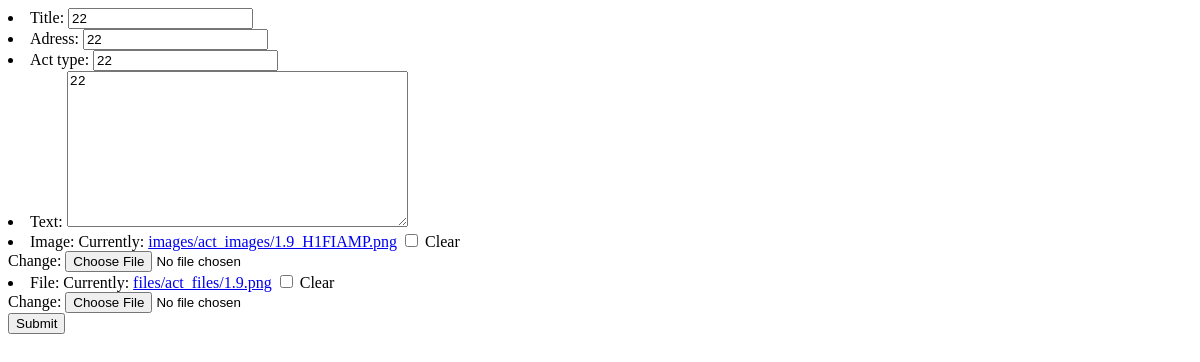
The app's page /act/2/edit/, older data.
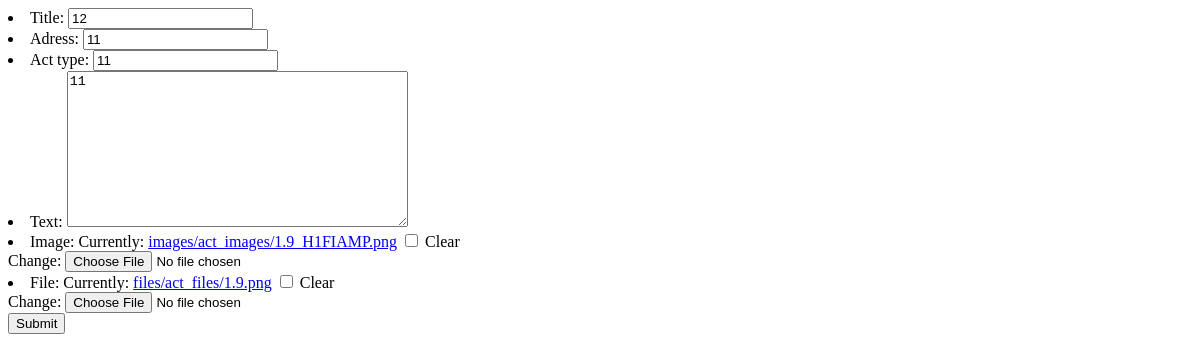
The same page, newer data.
### dispatcher/models.py (models this page shows, shortened)
class Act(models.Model):
    user = models.ForeignKey(settings.AUTH_USER_MODEL, on_delete=models.CASCADE)
    date_created = models.DateTimeField(default=timezone.now, editable=False)
    date_updated = models.DateTimeField(auto_now=True)
    title = models.CharField(max_length=100)
    adress = models.CharField(max_length=200)
    act_type = models.CharField(max_length=20)
    text = models.TextField()
    image = models.ImageField(null=True, blank=True, upload_to='images/act_images')
    file = models.FileField(null=True, blank=True, upload_to='files/act_files')
    class ActProcesses(models.TextChoices):
        waiting = 'Ожидание принятия заявки'
        accepted = 'Заявки принята'
        returned = 'Заявка возвращена'
    act_processing = models.CharField(max_length=25, choices=ActProcesses.choices, default=ActProcesses.waiting)
    do_until = models.DateTimeField(null=True)

### dispatcher/views.py (the view)
# urls.py: path('act/<int:pk>/edit/',views.act_edit_form, name='act-edit-form'),
def act_edit_form(request, pk):
    queryset = get_object_or_404(Act, pk=pk)
    form = ActForm(instance=queryset)
    return render(request,'dispatcher/forms/edit-act-form.html',{'act':queryset,'form':form})

### dispatcher/forms.py
class ActForm(ModelForm):
    def __init__(self, *args, **kwargs):
        super().__init__(*args, **kwargs)
        self.fields['title'].widget.attrs.update({'class': 'special'})
        self.fields['adress'].widget.attrs.update({'class': 'special'})
        self.fields['act_type'].widget.attrs.update({'class': 'special'})
        self.fields['text'].widget.attrs.update({'class': 'special'})
        self.fields['image'].widget.attrs.update({'class': 'special'})
    image = forms.ImageField(required = False)
    file = forms.FileField(required = False)
    class Meta:
        model = Act
        fields = '__all__'
        exclude = ('act_processing', 'do_until', 'user')

### templates/dispatcher/forms/edit-act-form.html (shortened to what this page needs)
<form hx-put="http://127.0.0.1:8000/act/{{act.id}}/" hx-targer="#act-details">
    {{form.as_ul}}
    <input class="btn btn-primary" type="submit"/>
</form>

Row changes from the older to the newer data that the page shows:
changed Act: title "22" → "12"; adress "22" → "11"; act_type "22" → "11"; text "22" → "11"
